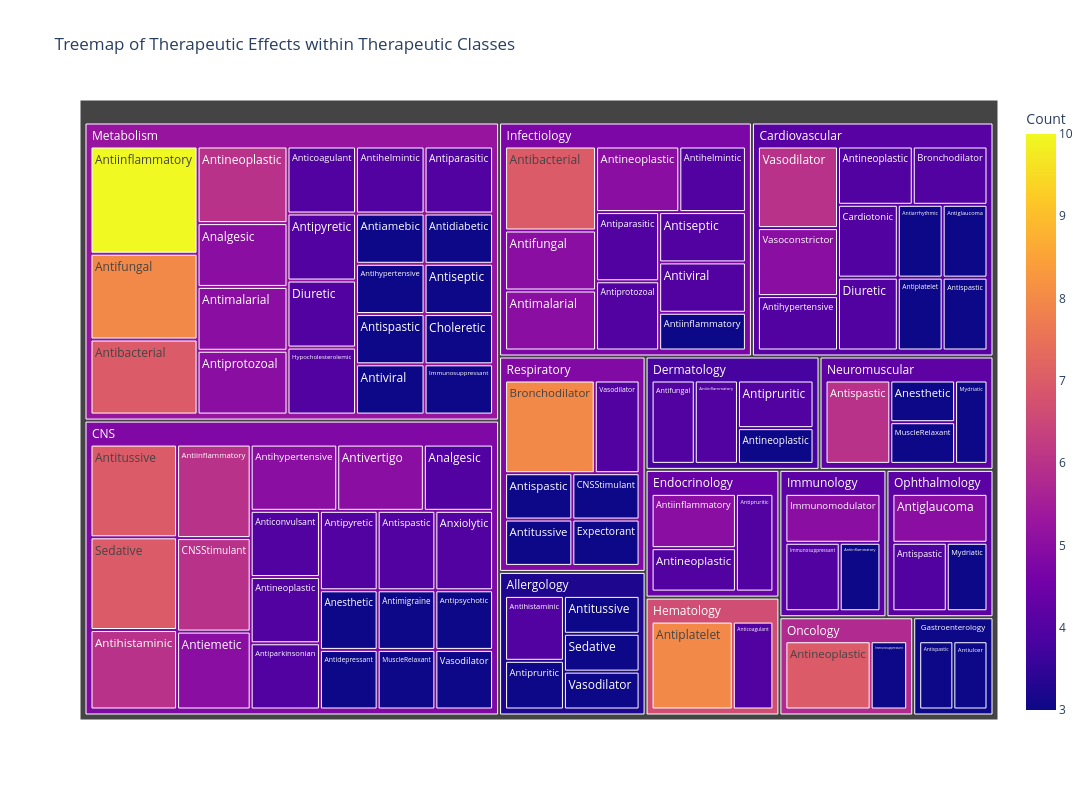

Notebook code cell kept with this figure:
### Markdown cell above
The google AI curated data for the therapeutic class and effect did not contain any duplicates, therefore this map is straight forward. However, all the therapeutic class and effect combinations make sense, which shows, that this data curated with google AI makes sense and can be used to test the algorithm in the next steps.

### Code cell
#Interactive Treemap for the Prestwick Drug Library

fig = px.treemap(final_counts, 
                 path=['TClass', 'Therapeutic Effect'], 
                 values='Count',
                 title='Treemap of Therapeutic Effects within Therapeutic Classes',
                 color='Count',
                 width=1200,  # Sets the desired width in pixels
                 height=800   # Sets the desired height in pixels
)
fig.show()

### Figure 1 — Plotly figure (JSON) as saved in the notebook; plotly's stock layout.template omitted (floating-point values rounded to 4 significant figures)
{"data": [{"branchvalues": "total", "customdata": [[4], [5], [3], [3], [3], [3], [7], [7], [4], [4], [4], [3], [3], [5], [4], [5], [8], [3], [5], [4], [4], [4], [6], [5], [4], [3], [6], [4], [5], [3], [3], [10], [5], [5], [3], [4], [4], [3], [4], [5], [6], [7], [4], [4], [4], [3], [8], [4], [5], [3], [4], [4], [3], [4], [4], [4], [3], [4], [3], [3], [3], [6], [4], [3], [3], [7], [3], [3], [5], [4], [3], [4], [4], [8], [6], [3], [4], [3], [4], [4], [3], [4], [5], [4], [3], [3], [3], [3], [3], [3], [3], [7], [5], [3], [3], [6], [4], [3.25], [4.806], [4.116], [3.8], [4.385], [3], [6.667], [4.167], [4.733], [5.234], [4.2], [5.8], [4.167], [4.833]], "domain": {"x": [0, 1], "y": [0, 1]}, "hovertemplate": "labels=%{label}<br>Count_sum=%{value}<br>parent=%{parent}<br>id=%{id}<br>Count=%{color}<extra></extra>", "ids": ["CNS/Analgesic", "Metabolism/Analgesic", "CNS/Anesthetic", "Neuromuscular/Anesthetic", "Metabolism/Antiamebic", "Cardiovascular/Antiarrhythmic", "Infectiology/Antibacterial", "Metabolism/Antibacterial", "Hematology/Anticoagulant", "Metabolism/Anticoagulant", "CNS/Anticonvulsant", "CNS/Antidepressant", "Metabolism/Antidiabetic", "CNS/Antiemetic", "Dermatology/Antifungal", "Infectiology/Antifungal", "Metabolism/Antifungal", "Cardiovascular/Antiglaucoma", "Ophthalmology/Antiglaucoma", "Infectiology/Antihelmintic", "Metabolism/Antihelmintic", "Allergology/Antihistaminic", "CNS/Antihistaminic", "CNS/Antihypertensive", "Cardiovascular/Antihypertensive", "Metabolism/Antihypertensive", "CNS/Antiinflammatory", "Dermatology/Antiinflammatory", "Endocrinology/Antiinflammatory", "Immunology/Antiinflammatory", "Infectiology/Antiinflammatory", "Metabolism/Antiinflammatory", "Infectiology/Antimalarial", "Metabolism/Antimalarial", "CNS/Antimigraine", "CNS/Antineoplastic", "Cardiovascular/Antineoplastic", "Dermatology/Antineoplastic", "Endocrinology/Antineoplastic", "Infectiology/Antineoplastic", "Metabolism/Antineoplastic", "Oncology/Antineoplastic", "Infectiology/Antiparasitic", "Metabolism/Antiparasitic", "CNS/Antiparkinsonian", "Cardiovascular/Antiplatelet", "Hematology/Antiplatelet", "Infectiology/Antiprotozoal", "Metabolism/Antiprotozoal", "Allergology/Antipruritic", "Dermatology/Antipruritic", "Endocrinology/Antipruritic", "CNS/Antipsychotic", "CNS/Antipyretic", "Metabolism/Antipyretic", "Infectiology/Antiseptic", "Metabolism/Antiseptic", "CNS/Antispastic", "Cardiovascular/Antispastic", "Gastroenterology/Antispastic", "Metabolism/Antispastic", "Neuromuscular/Antispastic", "Ophthalmology/Antispastic", "Respiratory/Antispastic", "Allergology/Antitussive", "CNS/Antitussive", "Respiratory/Antitussive", "Gastroenterology/Antiulcer", "CNS/Antivertigo", "Infectiology/Antiviral", "Metabolism/Antiviral", "CNS/Anxiolytic", "Cardiovascular/Bronchodilator", "Respiratory/Bronchodilator", "CNS/CNSStimulant", "Respiratory/CNSStimulant", "Cardiovascular/Cardiotonic", "Metabolism/Choleretic", "Cardiovascular/Diuretic", "Metabolism/Diuretic", "Respiratory/Expectorant", "Metabolism/Hypocholesterolemic", "Immunology/Immunomodulator", "Immunology/Immunosuppressant", "Metabolism/Immunosuppressant", "Oncology/Immunosuppressant", "CNS/MuscleRelaxant", "Neuromuscular/MuscleRelaxant", "Neuromuscular/Mydriatic", "Ophthalmology/Mydriatic", "Allergology/Sedative", "CNS/Sedative", "Cardiovascular/Vasoconstrictor", "Allergology/Vasodilator", "CNS/Vasodilator", "Cardiovascular/Vasodilator", "Respiratory/Vasodilator", "Allergology", "CNS", "Cardiovascular", "Dermatology", "Endocrinology", "Gastroenterology", "Hematology", "Immunology", "Infectiology", "Metabolism", "Neuromuscular", "Oncology", "Ophthalmology", "Respiratory"], "labels": ["Analgesic", "Analgesic", "Anesthetic", "Anesthetic", "Antiamebic", "Antiarrhythmic", "Antibacterial", "Antibacterial", "Anticoagulant", "Anticoagulant", "Anticonvulsant", "Antidepressant", "Antidiabetic", "Antiemetic", "Antifungal", "Antifungal", "Antifungal", "Antiglaucoma", "Antiglaucoma", "Antihelmintic", "Antihelmintic", "Antihistaminic", "Antihistaminic", "Antihypertensive", "Antihypertensive", "Antihypertensive", "Antiinflammatory", "Antiinflammatory", "Antiinflammatory", "Antiinflammatory", "Antiinflammatory", "Antiinflammatory", "Antimalarial", "Antimalarial", "Antimigraine", "Antineoplastic", "Antineoplastic", "Antineoplastic", "Antineoplastic", "Antineoplastic", "Antineoplastic", "Antineoplastic", "Antiparasitic", "Antiparasitic", "Antiparkinsonian", "Antiplatelet", "Antiplatelet", "Antiprotozoal", "Antiprotozoal", "Antipruritic", "Antipruritic", "Antipruritic", "Antipsychotic", "Antipyretic", "Antipyretic", "Antiseptic", "Antiseptic", "Antispastic", "Antispastic", "Antispastic", "Antispastic", "Antispastic", "Antispastic", "Antispastic", "Antitussive", "Antitussive", "Antitussive", "Antiulcer", "Antivertigo", "Antiviral", "Antiviral", "Anxiolytic", "Bronchodilator", "Bronchodilator", "CNSStimulant", "CNSStimulant", "Cardiotonic", "Choleretic", "Diuretic", "Diuretic", "Expectorant", "Hypocholesterolemic", "Immunomodulator", "Immunosuppressant", "Immunosuppressant", "Immunosuppressant", "MuscleRelaxant", "MuscleRelaxant", "Mydriatic", "Mydriatic", "Sedative", "Sedative", "Vasoconstrictor", "Vasodilator", "Vasodilator", "Vasodilator", "Vasodilator", "Allergology", "CNS", "Cardiovascular", "Dermatology", "Endocrinology", "Gastroenterology", "Hematology", "Immunology", "Infectiology", "Metabolism", "Neuromuscular", "Oncology", "Ophthalmology", "Respiratory"], "marker": {"coloraxis": "coloraxis", "colors": [4, 5, 3, 3, 3, 3, 7, 7, 4, 4, 4, 3, 3, 5, 4, 5, 8, 3, 5, 4, 4, 4, 6, 5, 4, 3, 6, 4, 5, 3, 3, 10, 5, 5, 3, 4, 4, 3, 4, 5, 6, 7, 4, 4, 4, 3, 8, 4, 5, 3, 4, 4, 3, 4, 4, 4, 3, 4, 3, 3, 3, 6, 4, 3, 3, 7, 3, 3, 5, 4, 3, 4, 4, 8, 6, 3, 4, 3, 4, 4, 3, 4, 5, 4, 3, 3, 3, 3, 3, 3, 3, 7, 5, 3, 3, 6, 4, 3.25, 4.806, 4.116, 3.8, 4.385, 3, 6.667, 4.167, 4.733, 5.234, 4.2, 5.8, 4.167, 4.833]}, "name": "", "parents": ["CNS", "Metabolism", "CNS", "Neuromuscular", "Metabolism", "Cardiovascular", "Infectiology", "Metabolism", "Hematology", "Metabolism", "CNS", "CNS", "Metabolism", "CNS", "Dermatology", "Infectiology", "Metabolism", "Cardiovascular", "Ophthalmology", "Infectiology", "Metabolism", "Allergology", "CNS", "CNS", "Cardiovascular", "Metabolism", "CNS", "Dermatology", "Endocrinology", "Immunology", "Infectiology", "Metabolism", "Infectiology", "Metabolism", "CNS", "CNS", "Cardiovascular", "Dermatology", "Endocrinology", "Infectiology", "Metabolism", "Oncology", "Infectiology", "Metabolism", "CNS", "Cardiovascular", "Hematology", "Infectiology", "Metabolism", "Allergology", "Dermatology", "Endocrinology", "CNS", "CNS", "Metabolism", "Infectiology", "Metabolism", "CNS", "Cardiovascular", "Gastroenterology", "Metabolism", "Neuromuscular", "Ophthalmology", "Respiratory", "Allergology", "CNS", "Respiratory", "Gastroenterology", "CNS", "Infectiology", "Metabolism", "CNS", "Cardiovascular", "Respiratory", "CNS", "Respiratory", "Cardiovascular", "Metabolism", "Cardiovascular", "Metabolism", "Respiratory", "Metabolism", "Immunology", "Immunology", "Metabolism", "Oncology", "CNS", "Neuromuscular", "Neuromuscular", "Ophthalmology", "Allergology", "CNS", "Cardiovascular", "Allergology", "CNS", "Cardiovascular", "Respiratory", "", "", "", "", "", "", "", "", "", "", "", "", "", ""], "type": "treemap", "values": [4, 5, 3, 3, 3, 3, 7, 7, 4, 4, 4, 3, 3, 5, 4, 5, 8, 3, 5, 4, 4, 4, 6, 5, 4, 3, 6, 4, 5, 3, 3, 10, 5, 5, 3, 4, 4, 3, 4, 5, 6, 7, 4, 4, 4, 3, 8, 4, 5, 3, 4, 4, 3, 4, 4, 4, 3, 4, 3, 3, 3, 6, 4, 3, 3, 7, 3, 3, 5, 4, 3, 4, 4, 8, 6, 3, 4, 3, 4, 4, 3, 4, 5, 4, 3, 3, 3, 3, 3, 3, 3, 7, 5, 3, 3, 6, 4, 16, 93, 43, 15, 13, 6, 12, 12, 45, 94, 15, 10, 12, 24]}], "layout": {"coloraxis": {"colorbar": {"title": {"text": "Count"}}, "colorscale": [[0, "#0d0887"], [0.1111, "#46039f"], [0.2222, "#7201a8"], [0.3333, "#9c179e"], [0.4444, "#bd3786"], [0.5556, "#d8576b"], [0.6667, "#ed7953"], [0.7778, "#fb9f3a"], [0.8889, "#fdca26"], [1, "#f0f921"]]}, "height": 800, "legend": {"tracegroupgap": 0}, "title": {"text": "Treemap of Therapeutic Effects within Therapeutic Classes"}, "width": 1200}}
